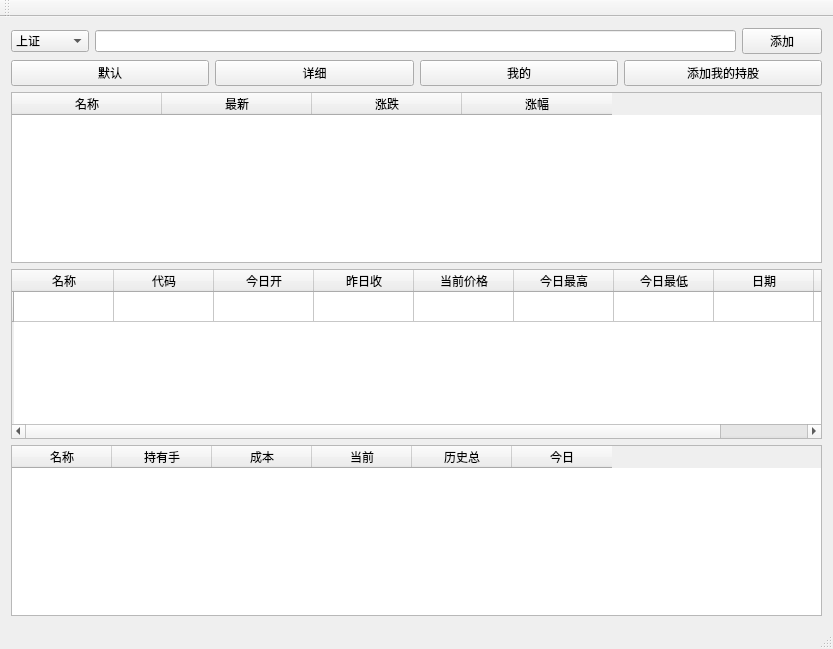
<?xml version="1.0" encoding="UTF-8"?>
<ui version="4.0">
 <class>MainWindow</class>
 <widget class="QMainWindow" name="MainWindow">
  <property name="geometry">
   <rect>
    <x>0</x>
    <y>0</y>
    <width>833</width>
    <height>649</height>
   </rect>
  </property>
  <property name="windowTitle">
   <string>MainWindow</string>
  </property>
  <widget class="QWidget" name="centralWidget">
   <layout class="QGridLayout" name="gridLayout">
    <item row="0" column="0">
     <layout class="QHBoxLayout" name="horizontalLayout">
      <item>
       <widget class="QComboBox" name="comboBox">
        <item>
         <property name="text">
          <string>上证</string>
         </property>
        </item>
        <item>
         <property name="text">
          <string>深圳成指</string>
         </property>
        </item>
       </widget>
      </item>
      <item>
       <widget class="QLineEdit" name="searchEdit"/>
      </item>
      <item>
       <widget class="QPushButton" name="pushButton">
        <property name="text">
         <string>添加</string>
        </property>
       </widget>
      </item>
     </layout>
    </item>
    <item row="1" column="0">
     <layout class="QHBoxLayout" name="horizontalLayout_2">
      <item>
       <widget class="QPushButton" name="normalBtn">
        <property name="text">
         <string>默认</string>
        </property>
       </widget>
      </item>
      <item>
       <widget class="QPushButton" name="detailedBtn">
        <property name="text">
         <string>详细</string>
        </property>
       </widget>
      </item>
      <item>
       <widget class="QPushButton" name="myBtn">
        <property name="text">
         <string>我的</string>
        </property>
       </widget>
      </item>
      <item>
       <widget class="QPushButton" name="addMyBtn">
        <property name="text">
         <string>添加我的持股</string>
        </property>
       </widget>
      </item>
     </layout>
    </item>
    <item row="2" column="0">
     <widget class="QTableWidget" name="miniTable">
      <property name="editTriggers">
       <set>QAbstractItemView::NoEditTriggers</set>
      </property>
      <attribute name="horizontalHeaderMinimumSectionSize">
       <number>50</number>
      </attribute>
      <attribute name="horizontalHeaderDefaultSectionSize">
       <number>150</number>
      </attribute>
      <column>
       <property name="text">
        <string>名称</string>
       </property>
      </column>
      <column>
       <property name="text">
        <string>最新</string>
       </property>
      </column>
      <column>
       <property name="text">
        <string>涨跌</string>
       </property>
      </column>
      <column>
       <property name="text">
        <string>涨幅</string>
       </property>
      </column>
     </widget>
    </item>
    <item row="3" column="0">
     <widget class="QTableWidget" name="tableWidget">
      <row>
       <property name="text">
        <string/>
       </property>
      </row>
      <column>
       <property name="text">
        <string>名称</string>
       </property>
      </column>
      <column>
       <property name="text">
        <string>代码</string>
       </property>
      </column>
      <column>
       <property name="text">
        <string>今日开</string>
       </property>
      </column>
      <column>
       <property name="text">
        <string>昨日收</string>
       </property>
      </column>
      <column>
       <property name="text">
        <string>当前价格</string>
       </property>
      </column>
      <column>
       <property name="text">
        <string>今日最高</string>
       </property>
      </column>
      <column>
       <property name="text">
        <string>今日最低</string>
       </property>
      </column>
      <column>
       <property name="text">
        <string>日期</string>
       </property>
      </column>
      <column>
       <property name="text">
        <string>时间</string>
       </property>
      </column>
     </widget>
    </item>
    <item row="4" column="0">
     <widget class="QTableWidget" name="myTable">
      <column>
       <property name="text">
        <string>名称</string>
       </property>
      </column>
      <column>
       <property name="text">
        <string>持有手</string>
       </property>
      </column>
      <column>
       <property name="text">
        <string>成本</string>
       </property>
      </column>
      <column>
       <property name="text">
        <string>当前</string>
       </property>
      </column>
      <column>
       <property name="text">
        <string>历史总</string>
       </property>
      </column>
      <column>
       <property name="text">
        <string>今日</string>
       </property>
      </column>
     </widget>
    </item>
   </layout>
  </widget>
  <widget class="QMenuBar" name="menuBar">
   <property name="geometry">
    <rect>
     <x>0</x>
     <y>0</y>
     <width>833</width>
     <height>23</height>
    </rect>
   </property>
  </widget>
  <widget class="QToolBar" name="mainToolBar">
   <attribute name="toolBarArea">
    <enum>TopToolBarArea</enum>
   </attribute>
   <attribute name="toolBarBreak">
    <bool>false</bool>
   </attribute>
  </widget>
  <widget class="QStatusBar" name="statusBar"/>
 </widget>
 <layoutdefault spacing="6" margin="11"/>
 <resources/>
 <connections/>
</ui>
